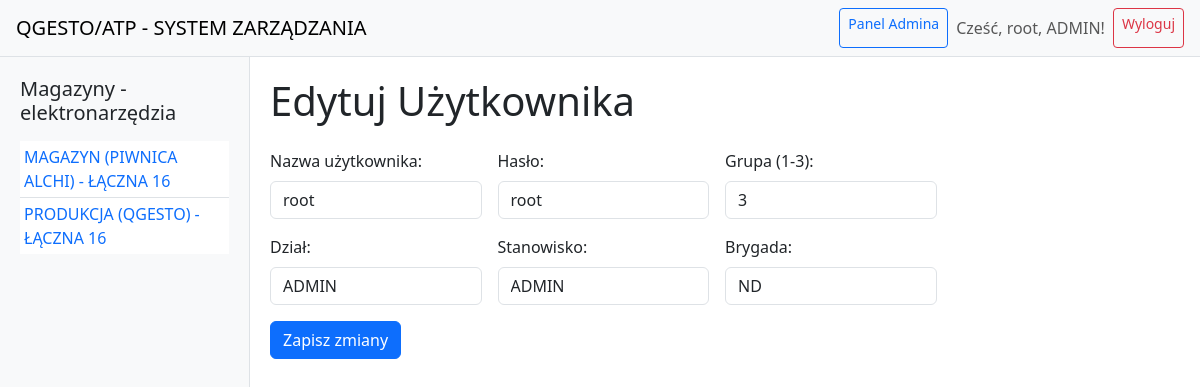
/edytuj_uzytkownika/1 (signed in), run on the app's committed database.
### app.py (models this page shows)
class Magazyn(db.Model):
    id = db.Column(db.Integer, primary_key=True)
    nazwa = db.Column(db.String(100), nullable=False, unique=True)
    produkty = db.relationship('Produkt', backref='magazyn', lazy=True)

class Uzytkownik(db.Model):
    id = db.Column(db.Integer, primary_key=True)
    nazwa_uzytkownika = db.Column(db.String(100), unique=True, nullable=False)
    haslo = db.Column(db.String(100), nullable=False)
    grupa = db.Column(db.Integer, nullable=False, default=1)  # 1-przeglądanie, 2-zmiana ilości, 3-full
    dzial = db.Column(db.String(100), nullable=True)  # nowa kolumna dział
    stanowisko = db.Column(db.String(100), nullable=True)  # Dodaj tę linię
    brygada = db.Column(db.String(100), nullable=True)

### app.py (the view, shortened to what this page needs)
@app.route('/edytuj_uzytkownika/<int:uzytkownik_id>', methods=['GET', 'POST'])
def edytuj_uzytkownika(uzytkownik_id):
    if session.get('username') != 'root' or session.get('grupa') != 3:
        flash('Dostęp zabroniony!', 'danger')
        return redirect(url_for('login'))
    u = Uzytkownik.query.get_or_404(uzytkownik_id)
    return render_template('edytuj_uzytkownika.html', uzytkownik=u)

### app.py (called while the page is built)
@app.context_processor
def inject_magazyny():
    magazyny_all = Magazyn.query.all()
    return {'magazyny_sidebar': magazyny_all}

### templates/edytuj_uzytkownika.html (shortened to what this page needs)
{% extends "base.html" %}
{% block content %}
<h1 class="mb-4">Edytuj Użytkownika</h1>
<form action="" method="post" class="row g-3 w-75">
    <div class="col-md-4">
        <label for="nazwa_uzytkownika" class="form-label">Nazwa użytkownika:</label>
        <input type="text" id="nazwa_uzytkownika" name="nazwa_uzytkownika" value="{{ uzytkownik.nazwa_uzytkownika }}" class="form-control" required>
    </div>
    <div class="col-md-4">
        <label for="haslo" class="form-label">Hasło:</label>
        <input type="text" id="haslo" name="haslo" value="{{ uzytkownik.haslo }}" class="form-control" required>
    </div>
    <div class="col-md-4">
        <label for="grupa" class="form-label">Grupa (1-3):</label>
        <input type="number" id="grupa" name="grupa" value="{{ uzytkownik.grupa }}" min="1" max="3" class="form-control">
    </div>
    <div class="col-md-4">
        <label for="dzial" class="form-label">Dział:</label>
        <input type="text" id="dzial" name="dzial" value="{{ uzytkownik.dzial }}" class="form-control">
    </div>
    <div class="col-md-4">
        <label for="stanowisko" class="form-label">Stanowisko:</label>
        <input type="text" id="stanowisko" name="stanowisko" value="{{ uzytkownik.stanowisko }}" class="form-control">
    </div>
    <div class="col-md-4">
        <label for="brygada" class="form-label">Brygada:</label>
        <input type="text" id="brygada" name="brygada" value="{{ uzytkownik.brygada }}" class="form-control">
    </div>
    <div class="col-12 mt-3">
        <button type="submit" class="btn btn-primary">Zapisz zmiany</button>
    </div>
</form>
{% endblock %}

### templates/base.html (shortened to what this page needs)
<!DOCTYPE html>
<html lang="en">
<head>
    <link href="https://cdn.jsdelivr.net/npm/bootstrap@5.3.0/dist/css/bootstrap.min.css" rel="stylesheet"/>
</head>
<body>
<nav class="navbar navbar-light bg-light px-3">
    <a class="navbar-brand" href="{{ url_for('index') }}">QGESTO/ATP - SYSTEM ZARZĄDZANIA</a>
    <div class="d-flex">
        {% if session.get('user_id') %}
            {% if session.get('username') == 'root' and session.get('grupa') == 3 %}
                <a href="{{ url_for('panel_admina') }}" class="btn btn-sm btn-outline-primary me-2">Panel Admina</a>
            {% endif %}
            <span class="navbar-text me-2">Cześć, {{ session.get('username') }}{% if session.get('stanowisko') %}, {{ session.get('stanowisko') }}{% endif %}!</span>
            <a href="{{ url_for('logout') }}" class="btn btn-sm btn-outline-danger" onclick="return confirm('Czy na pewno chcesz się wylogować?')">Wyloguj</a>
        {% else %}
            <a href="{{ url_for('login') }}" class="btn btn-sm btn-outline-success">Zaloguj</a>
        {% endif %}
    </div>
</nav>
<div class="layout">
    <aside class="sidebar">
        <h5 class="mb-3">Magazyny - elektronarzędzia</h5>
        {% if magazyny_sidebar and magazyny_sidebar|length > 0 %}
        <ul class="list-group list-group-flush">
            {% for mag in magazyny_sidebar %}
            <li class="list-group-item p-1"><a href="{{ url_for('magazyn', magazyn_id=mag.id) }}" class="text-decoration-none">{{ mag.nazwa }}</a></li>
            {% endfor %}
        </ul>
        {% else %}
        <p>Brak magazynów</p>
        {% endif %}
    </aside>
    <div class="container-fluid-main">
        {% block content %}{% endblock %}
    </div>
</div>
</body>
</html>

### templates/base.html (style rules this page uses)
body, html { height: 100%; margin: 0; }
.layout { display: flex; height: 100vh; overflow: hidden; }
.sidebar { width: 250px; background: #f8f9fa; padding: 20px; border-right: 1px solid #dee2e6; }
.container-fluid-main { flex: 1; overflow: auto; padding: 20px; }
.navbar { border-bottom: 1px solid #dee2e6; }

### data on the page
Magazyn: nazwa "MAGAZYN (PIWNICA ALCHI) - ŁĄCZNA 16"
Magazyn: nazwa "PRODUKCJA (QGESTO) - ŁĄCZNA 16"
Uzytkownik: nazwa_uzytkownika "root", haslo "root", grupa "3", dzial "ADMIN", stanowisko "ADMIN", brygada "ND"

### other printed values
{{ session.get('username') }} "root"
{{ session.get('stanowisko') }} "ADMIN"
